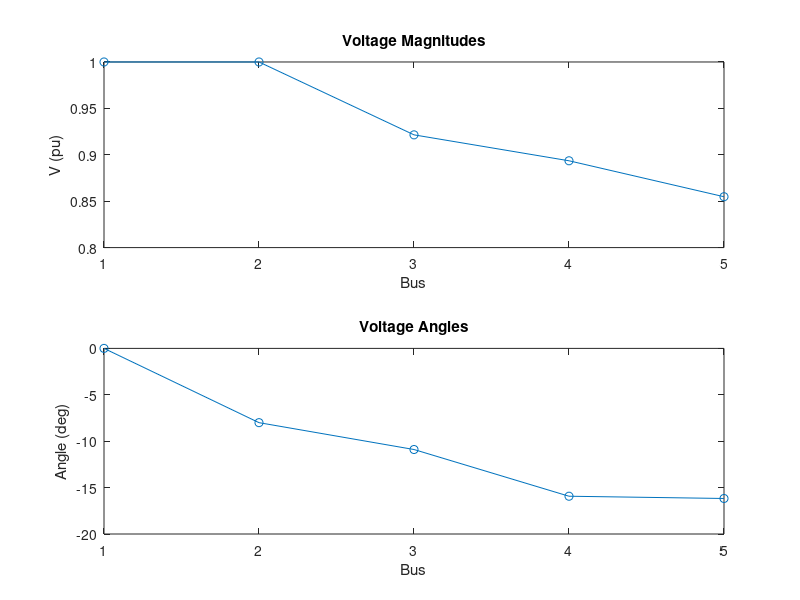

Write MATLAB code to recreate this figure.
clc; clear;

%% Step 1: System Data

% Bus data: [Bus, Type (1=Slack, 2=PV, 3=PQ), V, θ, PG, QG, PL, QL]
bus_data = [
    1, 1, 1.0, 0,    0,  0,   0,  0;
    2, 2, 1.0, 0,  100, 50,  70, 30;
    3, 3, 1.0, 0,    0,  0,  90, 45;
    4, 3, 1.0, 0,    0,  0, 110, 60;
    5, 3, 1.0, 0,    0,  0,  80, 40;
];

% Line data: [From, To, R, X, B]
line_data = [
    1, 2, 0.01, 0.1,  0.02;
    1, 3, 0.02, 0.15, 0.025;
    2, 3, 0.01, 0.1,  0.015;
    2, 4, 0.015,0.12, 0.02;
    3, 5, 0.02, 0.1,  0.03;
];

n_buses = size(bus_data, 1);

%% Step 2: Ybus Formation
Ybus = zeros(n_buses);

for k = 1:size(line_data,1)
    from = line_data(k,1);
    to = line_data(k,2);
    R = line_data(k,3);
    X = line_data(k,4);
    B = line_data(k,5);
    
    Z = R + 1i*X;
    Y = 1/Z;
    
    Ybus(from, from) = Ybus(from, from) + Y + 1i*B;
    Ybus(to, to)     = Ybus(to, to) + Y + 1i*B;
    Ybus(from, to)   = Ybus(from, to) - Y;
    Ybus(to, from)   = Ybus(to, from) - Y;
end

%% Step 3: Initialization
V = bus_data(:,3);                  % Initial voltages
theta = deg2rad(bus_data(:,4));    % Convert angle to radians
P_gen = bus_data(:,5);
Q_gen = bus_data(:,6);
P_load = bus_data(:,7);
Q_load = bus_data(:,8);

P_spec = (P_gen - P_load)/100;     % Per unit
Q_spec = (Q_gen - Q_load)/100;

bus_type = bus_data(:,2);
PQ_idx = find(bus_type == 3);
PV_idx = find(bus_type == 2);
PQ_PV_idx = [PV_idx; PQ_idx];

max_iter = 20;
tol = 1e-6;

%% Step 4: Newton-Raphson Iteration
for iter = 1:max_iter
    P_calc = zeros(n_buses,1);
    Q_calc = zeros(n_buses,1);
    
    for i = 1:n_buses
        for j = 1:n_buses
            G = real(Ybus(i,j));
            B = imag(Ybus(i,j));
            P_calc(i) = P_calc(i) + V(i)*V(j)*(G*cos(theta(i)-theta(j)) + B*sin(theta(i)-theta(j)));
            Q_calc(i) = Q_calc(i) + V(i)*V(j)*(G*sin(theta(i)-theta(j)) - B*cos(theta(i)-theta(j)));
        end
    end
    
    dP = P_spec - P_calc;
    dQ = Q_spec - Q_calc;
    
    mismatch = [dP(PQ_PV_idx); dQ(PQ_idx)];
    
    if max(abs(mismatch)) < tol
        fprintf('Converged in %d iterations.\n\n', iter);
        break;
    end
    
    % Jacobian
    npv = length(PV_idx);
    npq = length(PQ_idx);
    J11 = zeros(npv+npq, npv+npq); % ∂P/∂θ
    J12 = zeros(npv+npq, npq);     % ∂P/∂V
    J21 = zeros(npq, npv+npq);     % ∂Q/∂θ
    J22 = zeros(npq, npq);         % ∂Q/∂V

    for i = 1:(npv+npq)
        m = PQ_PV_idx(i);
        for j = 1:(npv+npq)
            n = PQ_PV_idx(j);
            if m == n
                for k = 1:n_buses
                    if k ~= m
                        G = real(Ybus(m,k));
                        B = imag(Ybus(m,k));
                        J11(i,j) = J11(i,j) + V(m)*V(k)*(-G*sin(theta(m)-theta(k)) + B*cos(theta(m)-theta(k)));
                    end
                end
            else
                G = real(Ybus(m,n));
                B = imag(Ybus(m,n));
                J11(i,j) = V(m)*V(n)*(G*sin(theta(m)-theta(n)) - B*cos(theta(m)-theta(n)));
            end
        end
    end

    for i = 1:(npv+npq)
        m = PQ_PV_idx(i);
        for j = 1:npq
            n = PQ_idx(j);
            if m == n
                for k = 1:n_buses
                    G = real(Ybus(m,k));
                    B = imag(Ybus(m,k));
                    J12(i,j) = J12(i,j) + V(k)*(G*cos(theta(m)-theta(k)) + B*sin(theta(m)-theta(k)));
                end
                J12(i,j) = J12(i,j) + 2*V(m)*real(Ybus(m,m));
            else
                G = real(Ybus(m,n));
                B = imag(Ybus(m,n));
                J12(i,j) = V(m)*(G*cos(theta(m)-theta(n)) + B*sin(theta(m)-theta(n)));
            end
        end
    end

    for i = 1:npq
        m = PQ_idx(i);
        for j = 1:(npv+npq)
            n = PQ_PV_idx(j);
            if m == n
                for k = 1:n_buses
                    if k ~= m
                        G = real(Ybus(m,k));
                        B = imag(Ybus(m,k));
                        J21(i,j) = J21(i,j) + V(m)*V(k)*(G*cos(theta(m)-theta(k)) + B*sin(theta(m)-theta(k)));
                    end
                end
            else
                G = real(Ybus(m,n));
                B = imag(Ybus(m,n));
                J21(i,j) = -V(m)*V(n)*(G*cos(theta(m)-theta(n)) + B*sin(theta(m)-theta(n)));
            end
        end
    end

    for i = 1:npq
        m = PQ_idx(i);
        for j = 1:npq
            n = PQ_idx(j);
            if m == n
                for k = 1:n_buses
                    G = real(Ybus(m,k));
                    B = imag(Ybus(m,k));
                    J22(i,j) = J22(i,j) + V(k)*(G*sin(theta(m)-theta(k)) - B*cos(theta(m)-theta(k)));
                end
                J22(i,j) = J22(i,j) - 2*V(m)*imag(Ybus(m,m));
            else
                G = real(Ybus(m,n));
                B = imag(Ybus(m,n));
                J22(i,j) = V(m)*(G*sin(theta(m)-theta(n)) - B*cos(theta(m)-theta(n)));
            end
        end
    end

    % Combine Jacobian
    J = [J11 J12; J21 J22];

    % Solve
    delta = J \ mismatch;

    % Update
    theta(PQ_PV_idx) = theta(PQ_PV_idx) + delta(1:(npv+npq));
    V(PQ_idx) = V(PQ_idx) + delta((npv+npq+1):end);
end

%% Step 5: Final Results
fprintf('Bus\t| V (pu)\t| Angle (deg)\n');
disp('----------------------------------------')
for i = 1:n_buses
    fprintf('%d\t| %.4f\t| %.2f\n', i, V(i), rad2deg(theta(i)));
end

%% Step 6: Plotting
figure;
subplot(2,1,1);
plot(1:n_buses, V, '-o');
title('Voltage Magnitudes');
xlabel('Bus'); ylabel('V (pu)');

subplot(2,1,2);
plot(1:n_buses, rad2deg(theta), '-o');
title('Voltage Angles');
xlabel('Bus'); ylabel('Angle (deg)');
